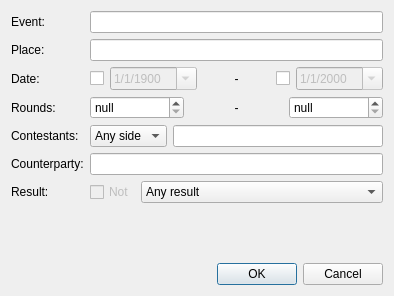
<?xml version="1.0" encoding="UTF-8"?>
<ui version="4.0">
 <class>GameDatabaseSearchDialog</class>
 <widget class="QDialog" name="GameDatabaseSearchDialog">
  <property name="geometry">
   <rect>
    <x>0</x>
    <y>0</y>
    <width>394</width>
    <height>296</height>
   </rect>
  </property>
  <property name="windowTitle">
   <string>Advanced search</string>
  </property>
  <layout class="QVBoxLayout" name="verticalLayout">
   <item>
    <layout class="QFormLayout" name="formLayout">
     <property name="fieldGrowthPolicy">
      <enum>QFormLayout::AllNonFixedFieldsGrow</enum>
     </property>
     <item row="0" column="0">
      <widget class="QLabel" name="label">
       <property name="text">
        <string>Event:</string>
       </property>
       <property name="buddy">
        <cstring>m_eventEdit</cstring>
       </property>
      </widget>
     </item>
     <item row="0" column="1">
      <widget class="QLineEdit" name="m_eventEdit">
       <property name="toolTip">
        <string>The name of the tournament or match event.</string>
       </property>
      </widget>
     </item>
     <item row="1" column="0">
      <widget class="QLabel" name="label_2">
       <property name="text">
        <string>Place:</string>
       </property>
       <property name="buddy">
        <cstring>m_siteEdit</cstring>
       </property>
      </widget>
     </item>
     <item row="1" column="1">
      <widget class="QLineEdit" name="m_siteEdit">
       <property name="toolTip">
        <string>The location of the event.</string>
       </property>
      </widget>
     </item>
     <item row="2" column="0">
      <widget class="QLabel" name="label_3">
       <property name="text">
        <string>Date:</string>
       </property>
       <property name="buddy">
        <cstring>m_minDateCheck</cstring>
       </property>
      </widget>
     </item>
     <item row="2" column="1">
      <layout class="QHBoxLayout" name="horizontalLayout">
       <item>
        <widget class="QCheckBox" name="m_minDateCheck">
         <property name="sizePolicy">
          <sizepolicy hsizetype="Fixed" vsizetype="Fixed">
           <horstretch>0</horstretch>
           <verstretch>0</verstretch>
          </sizepolicy>
         </property>
         <property name="toolTip">
          <string>Enable minimum date.</string>
         </property>
         <property name="text">
          <string/>
         </property>
        </widget>
       </item>
       <item>
        <widget class="QDateEdit" name="m_minDateEdit">
         <property name="enabled">
          <bool>false</bool>
         </property>
         <property name="toolTip">
          <string>Minimum starting date of the games.</string>
         </property>
         <property name="displayFormat">
          <string>M/d/yyyy</string>
         </property>
         <property name="calendarPopup">
          <bool>true</bool>
         </property>
         <property name="date">
          <date>
           <year>1900</year>
           <month>1</month>
           <day>1</day>
          </date>
         </property>
        </widget>
       </item>
       <item>
        <widget class="QLabel" name="label_8">
         <property name="text">
          <string>-</string>
         </property>
         <property name="alignment">
          <set>Qt::AlignCenter</set>
         </property>
        </widget>
       </item>
       <item>
        <widget class="QCheckBox" name="m_maxDateCheck">
         <property name="sizePolicy">
          <sizepolicy hsizetype="Fixed" vsizetype="Fixed">
           <horstretch>0</horstretch>
           <verstretch>0</verstretch>
          </sizepolicy>
         </property>
         <property name="toolTip">
          <string>Enable maximum date.</string>
         </property>
         <property name="text">
          <string/>
         </property>
        </widget>
       </item>
       <item>
        <widget class="QDateEdit" name="m_maxDateEdit">
         <property name="enabled">
          <bool>false</bool>
         </property>
         <property name="toolTip">
          <string>Maximum starting date of the games.</string>
         </property>
         <property name="displayFormat">
          <string>M/d/yyyy</string>
         </property>
         <property name="calendarPopup">
          <bool>true</bool>
         </property>
        </widget>
       </item>
      </layout>
     </item>
     <item row="3" column="0">
      <widget class="QLabel" name="label_4">
       <property name="text">
        <string>Rounds:</string>
       </property>
       <property name="buddy">
        <cstring>m_minRoundSpin</cstring>
       </property>
      </widget>
     </item>
     <item row="3" column="1">
      <layout class="QHBoxLayout" name="horizontalLayout_3">
       <item>
        <widget class="QSpinBox" name="m_minRoundSpin">
         <property name="toolTip">
          <string>The minimum round ordinal of the games within the event.</string>
         </property>
         <property name="specialValueText">
          <string>null</string>
         </property>
         <property name="maximum">
          <number>100000</number>
         </property>
        </widget>
       </item>
       <item>
        <widget class="QLabel" name="label_9">
         <property name="text">
          <string>-</string>
         </property>
         <property name="alignment">
          <set>Qt::AlignCenter</set>
         </property>
        </widget>
       </item>
       <item>
        <widget class="QSpinBox" name="m_maxRoundSpin">
         <property name="toolTip">
          <string>The maximum round ordinal of the games within the event.</string>
         </property>
         <property name="specialValueText">
          <string>null</string>
         </property>
         <property name="suffix">
          <string/>
         </property>
         <property name="maximum">
          <number>100000</number>
         </property>
        </widget>
       </item>
      </layout>
     </item>
     <item row="4" column="0">
      <widget class="QLabel" name="label_5">
       <property name="text">
        <string>Contestants:</string>
       </property>
       <property name="buddy">
        <cstring>m_playerSideCombo</cstring>
       </property>
      </widget>
     </item>
     <item row="4" column="1">
      <layout class="QHBoxLayout" name="horizontalLayout_2">
       <item>
        <widget class="QComboBox" name="m_playerSideCombo">
         <property name="toolTip">
          <string>The side the player plays on.</string>
         </property>
         <item>
          <property name="text">
           <string extracomment="This player may play either white or black pieces">Any side</string>
          </property>
         </item>
         <item>
          <property name="text">
           <string extracomment="This player plays red pieces">Red</string>
          </property>
         </item>
         <item>
          <property name="text">
           <string extracomment="This player plays black pieces">Black</string>
          </property>
         </item>
        </widget>
       </item>
       <item>
        <widget class="QLineEdit" name="m_playerEdit">
         <property name="toolTip">
          <string>The first player's name, in &quot;lastname, firstname&quot; format.</string>
         </property>
        </widget>
       </item>
      </layout>
     </item>
     <item row="5" column="0">
      <widget class="QLabel" name="label_6">
       <property name="text">
        <string>Counterparty:</string>
       </property>
       <property name="buddy">
        <cstring>m_opponentEdit</cstring>
       </property>
      </widget>
     </item>
     <item row="5" column="1">
      <widget class="QLineEdit" name="m_opponentEdit">
       <property name="toolTip">
        <string>The second player's name, in &quot;lastname, firstname&quot; format.</string>
       </property>
      </widget>
     </item>
     <item row="6" column="0">
      <widget class="QLabel" name="label_7">
       <property name="text">
        <string>Result:</string>
       </property>
       <property name="buddy">
        <cstring>m_resultCombo</cstring>
       </property>
      </widget>
     </item>
     <item row="6" column="1">
      <layout class="QHBoxLayout" name="horizontalLayout_4">
       <item>
        <widget class="QCheckBox" name="m_invertResultCheck">
         <property name="enabled">
          <bool>false</bool>
         </property>
         <property name="sizePolicy">
          <sizepolicy hsizetype="Fixed" vsizetype="Fixed">
           <horstretch>0</horstretch>
           <verstretch>0</verstretch>
          </sizepolicy>
         </property>
         <property name="toolTip">
          <string>Search for the inverse of the chosen result.</string>
         </property>
         <property name="text">
          <string>Not</string>
         </property>
        </widget>
       </item>
       <item>
        <widget class="QComboBox" name="m_resultCombo">
         <property name="toolTip">
          <string>The result of the games.</string>
         </property>
         <item>
          <property name="text">
           <string extracomment="Any result">Any result</string>
          </property>
         </item>
         <item>
          <property name="text">
           <string extracomment="Any player wins">Any player wins</string>
          </property>
         </item>
         <item>
          <property name="text">
           <string extracomment="The player with white pieces wins">White wins</string>
          </property>
         </item>
         <item>
          <property name="text">
           <string extracomment="The player with black pieces wins">Black wins</string>
          </property>
         </item>
         <item>
          <property name="text">
           <string extracomment="The first player wins">First player wins</string>
          </property>
         </item>
         <item>
          <property name="text">
           <string extracomment="The first player loses">First player loses</string>
          </property>
         </item>
         <item>
          <property name="text">
           <string extracomment="The game is a draw">Draw</string>
          </property>
         </item>
         <item>
          <property name="text">
           <string extracomment="The game is in progress or the result is unknown">Unfinished</string>
          </property>
         </item>
        </widget>
       </item>
      </layout>
     </item>
    </layout>
   </item>
   <item>
    <widget class="QDialogButtonBox" name="buttonBox">
     <property name="orientation">
      <enum>Qt::Horizontal</enum>
     </property>
     <property name="standardButtons">
      <set>QDialogButtonBox::Cancel|QDialogButtonBox::Ok</set>
     </property>
    </widget>
   </item>
  </layout>
 </widget>
 <tabstops>
  <tabstop>buttonBox</tabstop>
  <tabstop>m_eventEdit</tabstop>
  <tabstop>m_siteEdit</tabstop>
  <tabstop>m_minDateCheck</tabstop>
  <tabstop>m_minDateEdit</tabstop>
  <tabstop>m_maxDateCheck</tabstop>
  <tabstop>m_maxDateEdit</tabstop>
  <tabstop>m_minRoundSpin</tabstop>
  <tabstop>m_maxRoundSpin</tabstop>
  <tabstop>m_playerSideCombo</tabstop>
  <tabstop>m_playerEdit</tabstop>
  <tabstop>m_opponentEdit</tabstop>
  <tabstop>m_invertResultCheck</tabstop>
  <tabstop>m_resultCombo</tabstop>
 </tabstops>
 <resources/>
 <connections>
  <connection>
   <sender>buttonBox</sender>
   <signal>accepted()</signal>
   <receiver>GameDatabaseSearchDialog</receiver>
   <slot>accept()</slot>
   <hints>
    <hint type="sourcelabel">
     <x>258</x>
     <y>290</y>
    </hint>
    <hint type="destinationlabel">
     <x>157</x>
     <y>274</y>
    </hint>
   </hints>
  </connection>
  <connection>
   <sender>buttonBox</sender>
   <signal>rejected()</signal>
   <receiver>GameDatabaseSearchDialog</receiver>
   <slot>reject()</slot>
   <hints>
    <hint type="sourcelabel">
     <x>326</x>
     <y>290</y>
    </hint>
    <hint type="destinationlabel">
     <x>286</x>
     <y>274</y>
    </hint>
   </hints>
  </connection>
  <connection>
   <sender>m_minDateCheck</sender>
   <signal>toggled(bool)</signal>
   <receiver>m_minDateEdit</receiver>
   <slot>setEnabled(bool)</slot>
   <hints>
    <hint type="sourcelabel">
     <x>99</x>
     <y>91</y>
    </hint>
    <hint type="destinationlabel">
     <x>177</x>
     <y>91</y>
    </hint>
   </hints>
  </connection>
  <connection>
   <sender>m_maxDateCheck</sender>
   <signal>toggled(bool)</signal>
   <receiver>m_maxDateEdit</receiver>
   <slot>setEnabled(bool)</slot>
   <hints>
    <hint type="sourcelabel">
     <x>255</x>
     <y>91</y>
    </hint>
    <hint type="destinationlabel">
     <x>333</x>
     <y>91</y>
    </hint>
   </hints>
  </connection>
 </connections>
</ui>
